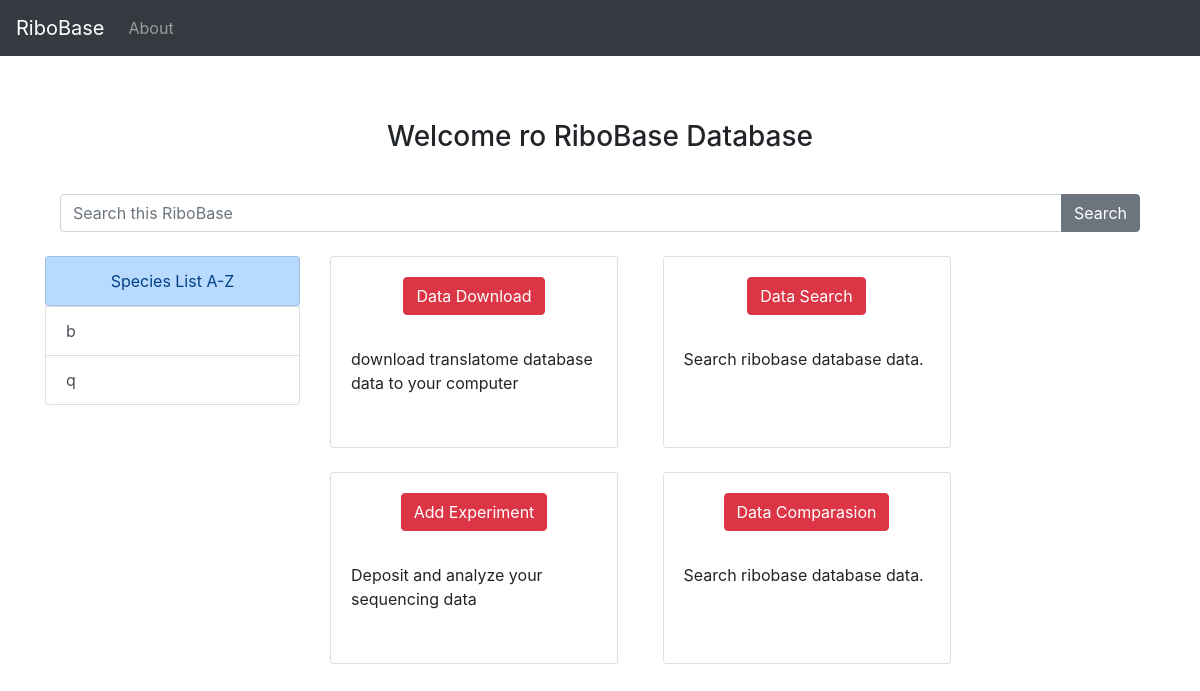
Before: / with the older database file.
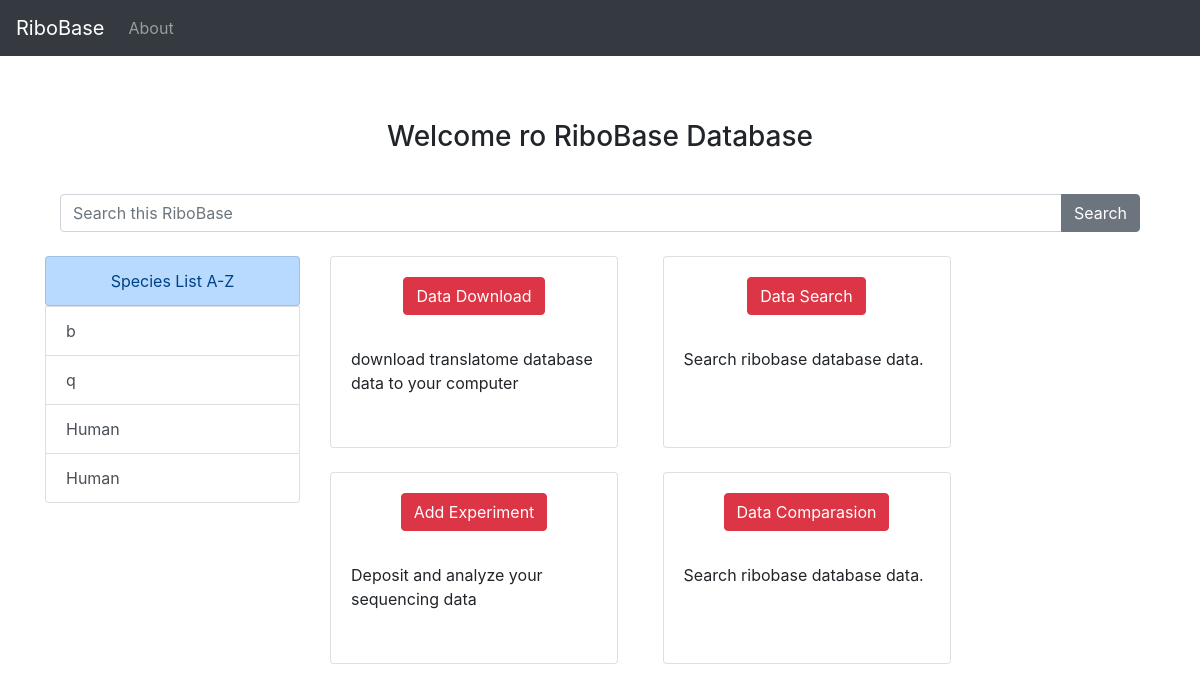
After: the same page with the newer database file.
### project/models.py (models this page shows, shortened)
class Experiment(models.Model):
    study = models.ForeignKey('Study',blank = False,on_delete = models.CASCADE)
    experiment_alias = models.CharField(max_length = 200,unique = True,blank = False)
    experiment_accession = models.CharField(max_length = 200,unique = True,blank = False)
    experiment_title = models.CharField(max_length = 200,blank = False)
    study_name = models.CharField(max_length = 200,blank = False)
    design_description = models.TextField(max_length = 200,blank = False)
    sample_accession = models.CharField(max_length = 200,blank = False)
    sample_attribute = models.TextField(max_length = 200,blank = False)
    library_strategy = models.CharField(max_length = 200,blank = False)
    library_layout = models.CharField(max_length = 200,blank = False)
    library_construction_protocol = models.TextField(max_length = 200,blank = False)
    platform = models.CharField(max_length = 200,blank = False)
    platform_parameters = models.CharField(max_length = 200,blank = False)
    xref_link = models.CharField(max_length = 200,blank = False)
    experiment_attribute = models.CharField(max_length = 200,blank = False)
    submission_accession = models.CharField(max_length = 200,blank = False)
    sradb_updated = models.CharField(max_length = 200,blank = False)
    organism = models.CharField(max_length = 200,blank = False)
    cell_line = models.CharField(max_length = 200,blank = False)
    create_date = models.DateTimeField(auto_now_add = True)

### project/views.py (the view)
# urls.py: path('', views.index,name="index"),
def index(request):
    experiments = Experiment.objects.all()
    return render(request,"index.html",{"experiments":experiments})

### templates/index.html (shortened to what this page needs)
{% extends "layout.html" %}
{% block body %}
<br><br>
<center><p><h3>Welcome ro RiboBase Database</h3></p></center>
<br>
<div class="search-area-wrapper">
    <div class="search-area container">
        <form id="search-form" class="search-form clearfix" method="get" action="#" autocomplete="off">
            <div class="input-group">
                <input type="text" class="form-control" autocomplete="off" placeholder="Search this RiboBase">
                <div class="input-group-append">
                    <button class="btn btn-secondary" type="button">Search</button>
                </div>
            </div>
        </form>
        <br>
    </div>
</div>
<div class="row">
    <div class="col-md-3">
        <div class="list-group">
            <center><p class="list-group-item list-group-item-primary">Species List A-Z</p></center>
            {% for experiment in experiments %}
            <a href="#" class="list-group-item list-group-item-action">{{ experiment.organism}}</a>
            {% endfor %}
        </div>
    </div>
    <div class="col-md-7">
        <div class="row">
            <div class="col-md-6">
                <div class="card" style="width: 18rem;height:12rem;">
                    <div class="card-body">
                        <h4><center><a href="/DataDowload" class="btn btn-danger">Data Download<a></center></h4>
                        <br>
                        <p class="card-text">download translatome database data to your computer</p>
                    </div>
                </div>
            </div>
            <div class="col-md-6">
                <div class="card" style="width: 18rem; height:12rem;">
                    <div class="card-body">
                        <h4><center><a href="/DataSearch" class="btn btn-danger">Data Search<a></center></h4>
                            <br>
                        <p class="card-text">Search ribobase database data.</p>
                    </div>
                </div>
            </div>
        </div>
<br>
        <div class="row">
            <div class="col-md-6">
                <div class="card" style="width: 18rem;height:12rem;">
                    <div class="card-body">
                        <h4><center><a href="/AddExperiment" class="btn btn-danger">Add Experiment<a></center></h4>
                        <br>
                        <p class="card-text">Deposit and analyze your sequencing data</p>
                    </div>
                </div>
            </div>
            <div class="col-md-6">
                <div class="card" style="width: 18rem; height:12rem;">
                    <div class="card-body">
                        <h4><center><a href="/Comparasion" class="btn btn-danger">Data Comparasion<a></center></h4>
                            <br>
                        <p class="card-text">Search ribobase database data.</p>
                    </div>
                </div>
            </div>
        </div>
    </div>
</div>
{% endblock body %}

Changed rows visible on the page:
added Experiment: organism "Human"
added Experiment: organism "Human"
